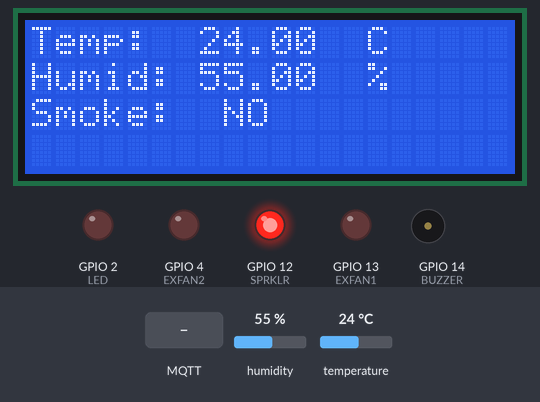
A sketch run on a simulated ESP32. Parts: 20×4 character LCD, output pins drawn as LEDs (lit = HIGH), buzzer (waves = sounding, pin HIGH). Inputs (shaded band) come from the test bench; at power-on: humidity 55 %, temperature 24 °C. WiFi joins after 1.5 s; servers stay silent unless stated; random numbers use the default seed unless the sketch sets one; no MQTT or app messages arrive unless stated; what the sketch prints to the serial monitor is not drawn.

Above: at 3.8 s.
3.9 s: MQTT message "lighton" arrives on the first subscribed topic
At 5.2 s:
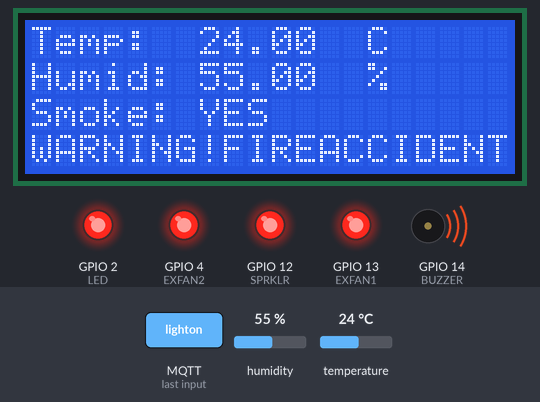
6.3 s: humidity set to 22 %
At 12.1 s:
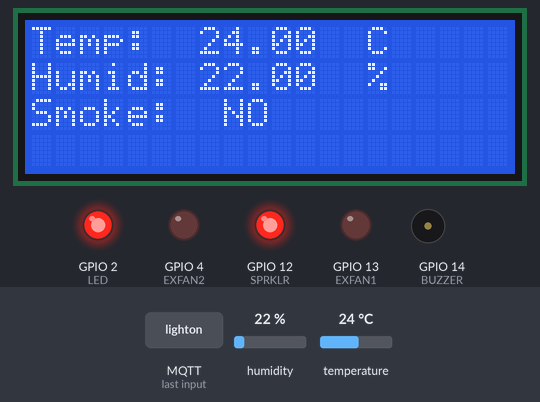
12.5 s: MQTT message "1" arrives on the first subscribed topic
At 14.8 s:
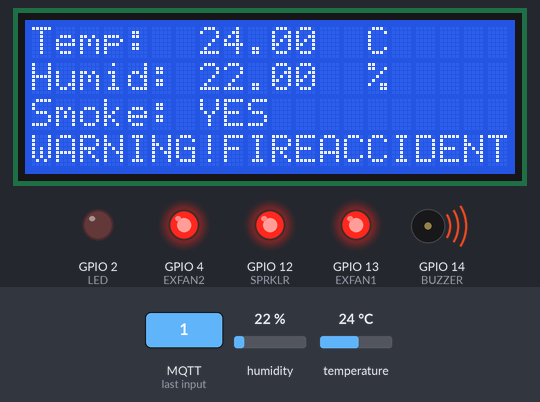
18.7 s: temperature set to 12 °C
At 20.1 s:
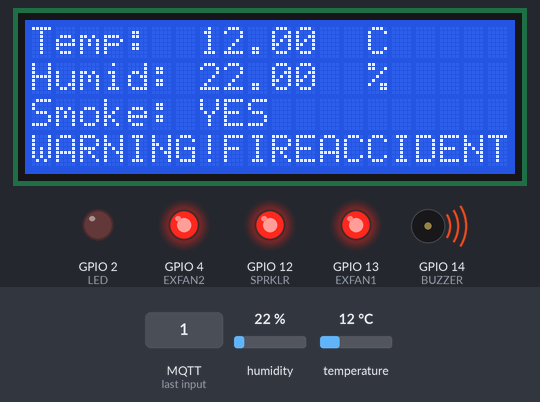
21.2 s: humidity set to 40 %
At 22.9 s:
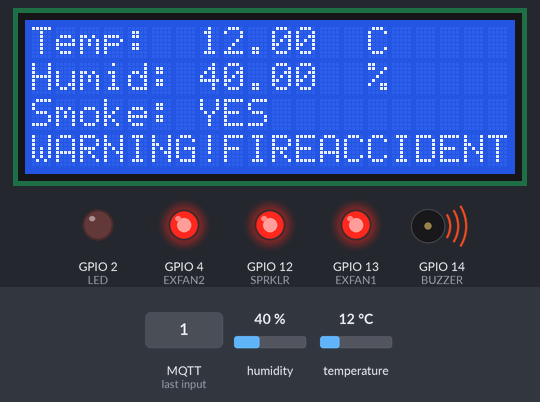
23.4 s: temperature set to 19 °C
At 30.52 s:
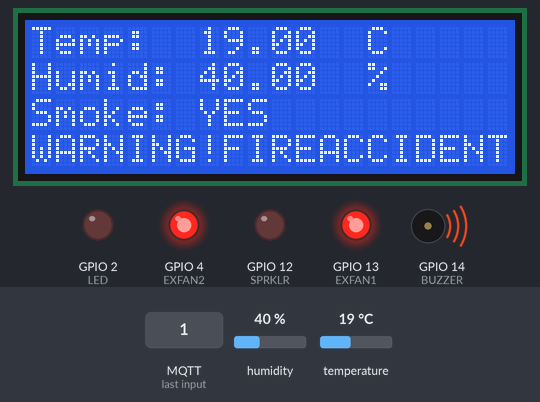
Timing chart, 0 to 30.6 s (numbered marks = the images above; inputs shaded):
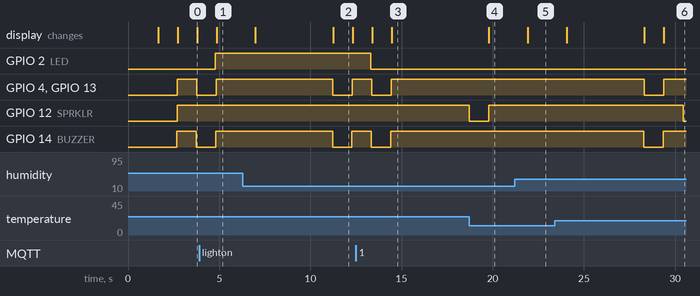

The sketch:

sketch.ino
```cpp
#include <WiFi.h>//library for wifi
#include <PubSubClient.h>//library for MQtt
#include "DHT.h"// Library for dht11
#define DHTPIN 15     // what pin we're connected to
#define DHTTYPE DHT22   // define type of sensor DHT 11
#define LED 2
#define BUZZER 14
#define EXFAN1 13
#define EXFAN2 4
#define SPRKLR 12

#include <Wire.h>
#include <LiquidCrystal_I2C.h>

LiquidCrystal_I2C LCD = LiquidCrystal_I2C(0x27, 20, 4);

DHT dht (DHTPIN, DHTTYPE);// creating the instance by passing pin and typr of dht connected

void callback(char* subscribetopic, byte* payload, unsigned int payloadLength);

//-------credentials of IBM Accounts------

#define ORG "qm6k13"//IBM ORGANITION ID
#define DEVICE_TYPE "iot_device"//Device type mentioned in ibm watson IOT Platform
#define DEVICE_ID "1234"//Device ID mentioned in ibm watson IOT Platform
#define TOKEN "123456789"     //Token
String data3;
float h, t, s,f,fan1=0,fan2=0,spr=0;


//-------- Customise the above values --------
char server[] = ORG ".messaging.internetofthings.ibmcloud.com";// Server Name
char publishTopic[] = "iot-2/evt/Data/fmt/json";// topic name and type of event perform and format in which data to be send
char subscribetopic[] = "iot-2/cmd/command/fmt/String";// cmd  REPRESENT command type AND COMMAND IS TEST OF FORMAT STRING
char authMethod[] = "use-token-auth";// authentication method
char token[] = TOKEN;
char clientId[] = "d:" ORG ":" DEVICE_TYPE ":" DEVICE_ID;//client id


//-----------------------------------------
WiFiClient wifiClient; // creating the instance for wificlient
PubSubClient client(server, 1883, callback ,wifiClient); //calling the predefined client id by passing parameter like server id,portand wificredential


void setup()// configureing the ESP32
{
  Serial.begin(115200);
  dht.begin();
  pinMode(LED,OUTPUT);
  pinMode(BUZZER,OUTPUT);
  pinMode(EXFAN1,OUTPUT);
  pinMode(EXFAN2,OUTPUT);
  digitalWrite(LED,LOW);
  digitalWrite(BUZZER,LOW);
  digitalWrite(EXFAN1,LOW);
  digitalWrite(EXFAN2,LOW);
  pinMode(SPRKLR,OUTPUT);
  digitalWrite(SPRKLR,LOW);
  delay(10);
  Serial.println();
  wificonnect();
  mqttconnect();
  LCD.init();
  LCD.backlight();
  LCD.setCursor(0, 0);
  LCD.print("Connecting to ");
  LCD.setCursor(0, 1);
  LCD.print("WiFi ");
  delay(1000);
  LCD.clear();
}

void loop()// Recursive Function
{
    LCD.setCursor(0,2);
    LCD.print("Smoke: ");
    LCD.setCursor(0, 0);
    LCD.print("Temp: ");
    LCD.setCursor(14, 0);
    LCD.print("C");
    LCD.setCursor(0, 1);
    LCD.print("Humid: ");
    LCD.setCursor(14, 1);
    LCD.print("%");
  h = dht.readHumidity();
  t = dht.readTemperature();
  s = random(0,2000);
  f = random(0,1100);
  if (s>400)
  {
    Serial.print("Smoke: ");
    Serial.println("Detected");
    digitalWrite(BUZZER,HIGH);
     LCD.setCursor(7, 2);
    LCD.print("YES");
    LCD.setCursor(0, 3);
    LCD.print("WARNING!FIREACCIDENT");
    digitalWrite(EXFAN1,HIGH);
    digitalWrite(EXFAN2,HIGH);
     fan1=1;
      fan2=1;
  }
  else{
      Serial.print("Smoke: ");
      Serial.println("Not Detected");
      digitalWrite(BUZZER,LOW);
      LCD.setCursor(7, 2);
     LCD.print(" NO");
     LCD.setCursor(0, 3);
    LCD.print("                    ");
     digitalWrite(EXFAN1,LOW);
    digitalWrite(EXFAN2,LOW);
     fan1=0;
      fan2=0;
  }
  if(f>300)
  {
      Serial.print("Flame: ");
      Serial.println("Detected");
      spr=1;
      digitalWrite(SPRKLR,HIGH);
  }
  else
  {
      Serial.print("Flame: ");
      Serial.println("NOT Detected");
      spr=0;
      digitalWrite(SPRKLR,LOW);
  }
  Serial.print("temp:");
  Serial.println(t);
  LCD.setCursor(7, 0);
  LCD.print(t);
  Serial.print("Humid:");
  Serial.println(h);
  LCD.setCursor(7, 1);
  LCD.print(h);

  PublishData(t, h, s,fan1,spr);
  delay(1000);
  if (!client.loop()) {
    mqttconnect();
  }
}


/*.....................................retrieving to Cloud...............................*/

void PublishData(float temp, float humid, float smoke,float fan1,float spr) {
  mqttconnect();//function call for connecting to ibm
  /*
     creating the String in in form JSon to update the data to ibm cloud
  */
  String payload = "{\"Temperature\":";
  payload += temp;
  payload += "," "\"Flame\":";
  payload += humid;
  payload += "," "\"Gas\":";
  payload += smoke;
   payload += "," "\"Exchaust_Fans_Status\":";
  payload += fan1;
     payload += "," "\"Sprinkler_Status\":";
  payload += spr;
  payload += "}";


  Serial.print("Sending payload: ");
  Serial.println(payload);


  if (client.publish(publishTopic, (char*) payload.c_str())) {
    Serial.println("Publish ok");// if it sucessfully upload data on the cloud then it will print publish ok in Serial monitor or else it will print publish failed
  } else {
    Serial.println("Publish failed");
  }

}


void mqttconnect() {
  if (!client.connected()) {
    Serial.print("Reconnecting client to ");
    Serial.println(server);
    while (!!!client.connect(clientId, authMethod, token)) {
      Serial.print(".");
      delay(500);
    }

     initManagedDevice();
     Serial.println();
  }
}
void wificonnect() //function defination for wificonnect
{
  Serial.println();
  Serial.print("Connecting to ");

  WiFi.begin("Wokwi-GUEST", "", 6);//passing the wifi credentials to establish the connection
  while (WiFi.status() != WL_CONNECTED) {
    delay(500);
    Serial.print(".");
  }
  Serial.println("");
  Serial.println("WiFi connected");
  LCD.setCursor(0, 0);
  LCD.print("Connected");
  Serial.println("IP address: ");
  Serial.println(WiFi.localIP());
}

void initManagedDevice() {
  if (client.subscribe(subscribetopic)) {
    Serial.println((subscribetopic));
    Serial.println("subscribe to cmd OK");
  } else {
    Serial.println("subscribe to cmd FAILED");
  }
}

void callback(char* subscribetopic, byte* payload, unsigned int payloadLength)
{

  Serial.print("callback invoked for topic: ");
  Serial.println(subscribetopic);
  for (int i = 0; i < payloadLength; i++) {
    //Serial.print((char)payload[i]);
    data3 += (char)payload[i];
  }
  Serial.println("data: "+ data3);
  if(data3=="lighton")
  {
Serial.println(data3);
digitalWrite(LED,HIGH);
  }
  else
  {
Serial.println(data3);
digitalWrite(LED,LOW);
  }
data3="";
}
```

Measured:
- after the input at 3.9 s, GPIO 2 (LED): LOW → HIGH after 0.89 s
- after the input at 12.5 s, GPIO 2 (LED): HIGH → LOW after 0.82 s
- after the input at 18.7 s, the display: changes after 1.1 s (image 4)
- after the input at 21.2 s, the display: changes after 0.72 s (image 5)
- what the display in image 2 shows lasts 1.0 s, from 11.3 s to 12.3 s
